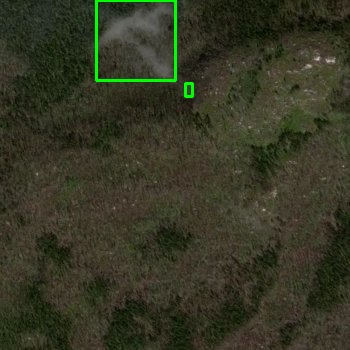
#> input picture APP/Imagefile/-62.39074,51.35761-bbox.jpg, 350 x 350 px, given in place of -62.39074,51.35761.jpg, which was not available
$ python box.py
#> lines starting #> are read from the running program, lines starting #| are printed output that depends on the picture; after the words box and inside, x2 and y2 are one past the last pixel; in counts of white or black regions, pixels touching at a corner belong together; pictures that were not available may be replaced by others from this repository, and a replacement may not be noted
import cv2
import numpy as np
import os

def draw_fire_bbox(image_path):
    """
    Draws a bounding box around the fire region in the satellite image and saves the fire mask.
    """
#> called with image_path = 'TestImg/-62.39074,51.35761.jpg'
    image = cv2.imread(image_path)
#> image is the input picture: shape (350, 350, 3); mean B, G, R 36.4, 54.9, 53.4
    if image is None:
        raise ValueError(f"Unable to load the image from path: {image_path}")

    hsv_image = cv2.cvtColor(image, cv2.COLOR_BGR2HSV)
#> hsv_image: shape (350, 350, 3); mean H, S, V 29.9, 95.9, 57.3
    lower_bound = np.array([0, 0, 50], dtype=np.uint8)
    upper_bound = np.array([180, 50, 255], dtype=np.uint8)

    fire_mask = cv2.inRange(hsv_image, lower_bound, upper_bound)
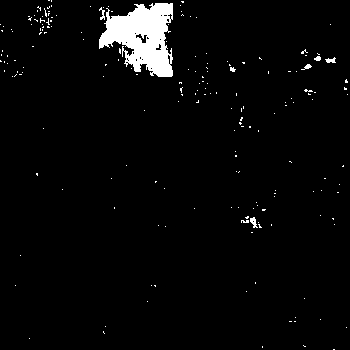
#> fire_mask: shape (350, 350); 3.3% white; 190 white regions (183 under 20 px), largest, box (x1, y1, x2, y2) and area: (99, 3, 173, 77) 3403, (250, 217, 258, 228) 47, (325, 57, 336, 63) 40
    kernel = np.ones((5, 5), np.uint8)
    fire_mask = cv2.morphologyEx(fire_mask, cv2.MORPH_OPEN, kernel)
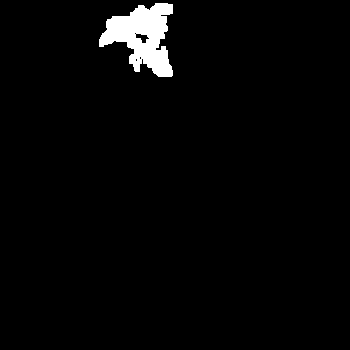
#> fire_mask: shape (350, 350); 2.5% white; 1 white region, box (x1, y1, x2, y2) and area: (99, 3, 173, 77) 3077
    fire_mask = cv2.morphologyEx(fire_mask, cv2.MORPH_CLOSE, kernel)
#> fire_mask: shape (350, 350); 2.6% white; 1 white region

    contours, _ = cv2.findContours(fire_mask, cv2.RETR_EXTERNAL, cv2.CHAIN_APPROX_SIMPLE)
#> contours = 1 contour; box (x1, y1, x2, y2) and area: (99, 3, 173, 77) 3032
    for cnt in contours:
        x, y, w, h = cv2.boundingRect(cnt)
        cv2.rectangle(image, (x, y), (x + w, y + h), (0, 255, 0), 2)
#> this loop made 1 pass
#> (x, y, w, h) on pass 1: (99, 3, 74, 74)
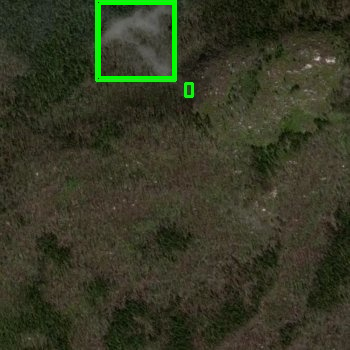
#> image: shape (350, 350, 3); 0.72% of pixels changed, all inside (x1, y1, x2, y2) = (98, 2, 175, 79)

    base_name = os.path.splitext(os.path.basename(image_path))[0]
    bbox_output_path = f"Imagefile/{base_name}-bbox.jpg"
    mask_output_path = f"Imagefile/{base_name}-mask.jpg"

    cv2.imwrite(bbox_output_path, image)
    cv2.imwrite(mask_output_path, fire_mask)

    return bbox_output_path, mask_output_path


# Example usage
bbox, mask = draw_fire_bbox('TestImg/-62.39074,51.35761.jpg')
bb = cv2.imread(bbox)
mask = cv2.imread(mask)
#> mask: shape (350, 350, 3); min 0, max 255, mean 6.6

cv2.imshow("BBox", bb)
cv2.imshow("Mask", mask)

cv2.waitKey(0)
cv2.destroyAllWindows()
